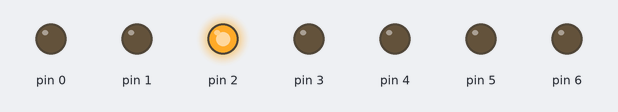
Bench run of a sketch on a simulated Arduino Uno, built with avr-gcc and run on an emulated ATmega328P. Parts: output pins drawn as LEDs (lit = HIGH).

Above: at 0.1 s.
Timing chart, 0 to 1.6 s (numbered marks = the images above):
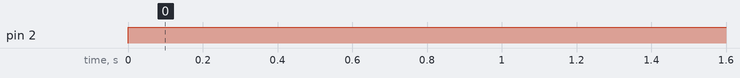

The sketch:

sevensegment.ino
```cpp
void setup() {

pinMode(0, OUTPUT);
pinMode(1, OUTPUT);
pinMode(2, OUTPUT);
pinMode(3, OUTPUT);
pinMode(4, OUTPUT);
pinMode(5, OUTPUT);
pinMode(6, OUTPUT);
}

void sembilan()
  {
   digitalWrite(0, 0); //G
   digitalWrite(1, 0); //F
   digitalWrite(2, 1); //E
   digitalWrite(3, 0); //D
   digitalWrite(4, 0); //C
   digitalWrite(5, 0); //B
   digitalWrite(6, 0); //A
    }

void loop() {
sembilan();
delay(1000);
}
```

Measured:
- by itself, pin 2: LOW → HIGH at 0.00 s
